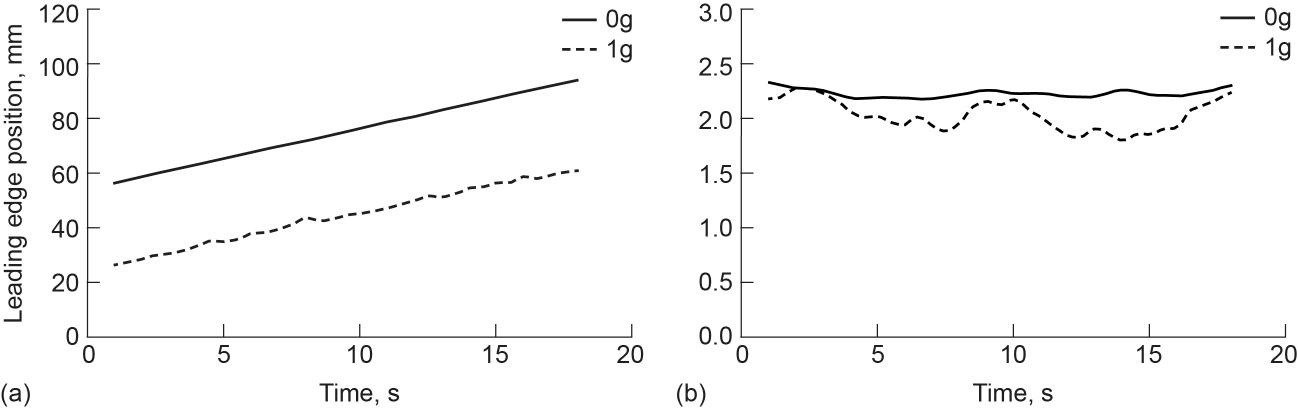
#> input picture data/figures/SRC-NASA-20210011385/embedded/page_048_image_02.jpeg, 2596 x 820 px (shown at 1/2 size)
$ python build_figure_219_calibrator.py
#> lines starting #> are read from the running program, lines starting #| are printed output that depends on the picture
from pathlib import Path

from PIL import Image, ImageDraw, ImageFont

from app.core.paths import FIGURES_DATA_DIR


SOURCE_ID = "SRC-NASA-20210011385"

IMAGE_FILENAME = "page_048_image_02.jpeg"


def build_grid_image(
    input_path: Path,
    output_path: Path,
) -> None:

    image = Image.open(
        input_path
    ).convert("RGB")

    draw = ImageDraw.Draw(
        image
    )

    width, height = image.size
#> width = 2596; height = 820

    # Minor grid every 50 px
    for x in range(
        0,
        width,
        50,
    ):
        draw.line(
            (
                x,
                0,
                x,
                height,
            ),
            fill=(
                210,
                210,
                210,
            ),
            width=1,
        )

    for y in range(
        0,
        height,
        50,
    ):
        draw.line(
            (
                0,
                y,
                width,
                y,
            ),
            fill=(
                210,
                210,
                210,
            ),
            width=1,
        )

    # Major grid every 250 px
    for x in range(
        0,
        width,
        250,
    ):
        draw.line(
            (
                x,
                0,
                x,
                height,
            ),
            fill=(
                120,
                120,
                120,
            ),
            width=2,
        )

        draw.text(
            (
                x + 4,
                4,
            ),
            str(x),
            fill=(
                0,
                0,
                0,
            ),
        )

    for y in range(
        0,
        height,
        100,
    ):
        draw.line(
            (
                0,
                y,
                width,
                y,
            ),
            fill=(
                120,
                120,
                120,
            ),
            width=2,
        )

        draw.text(
            (
                4,
                y + 4,
            ),
            str(y),
            fill=(
                0,
                0,
                0,
            ),
        )

    image.save(
        output_path
    )
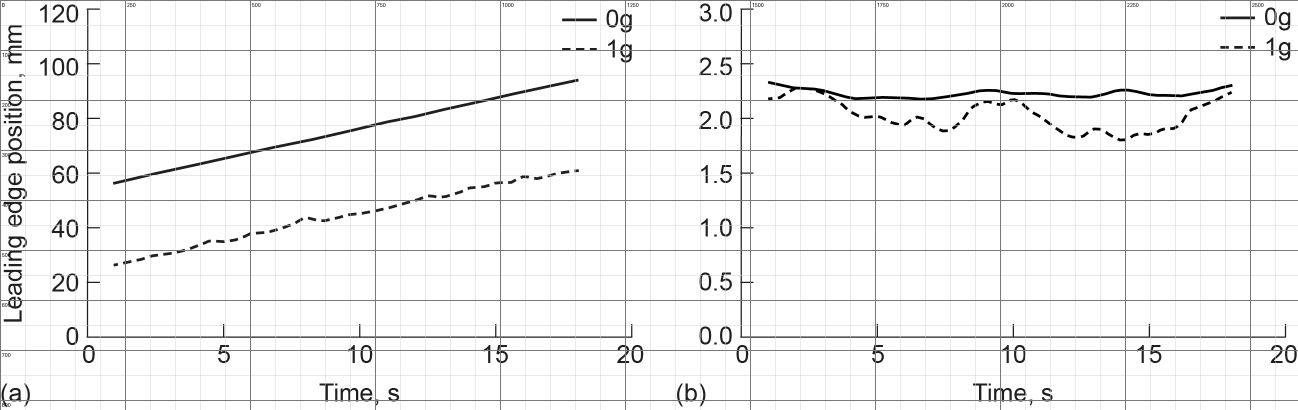
#> saved as figure_2_19_grid.png: PIL image 2596x820 RGB (shown at 1/2 size); min 0, max 255, mean 243.9


def build_html(
    image_filename: str,
    output_path: Path,
) -> None:

    html = f"""
<!DOCTYPE html>
<html lang="en">
<head>
<meta charset="UTF-8">

<title>
FireSense Figure 2.19 Calibration
</title>

<style>

body {{
    margin: 0;
    padding: 24px;
    font-family:
        Arial,
        sans-serif;
    background: #f4f4f4;
}}

h1 {{
    margin-top: 0;
}}

.instructions {{
    max-width: 1000px;
    line-height: 1.5;
    margin-bottom: 20px;
}}

.viewer {{
    position: relative;
    display: inline-block;
    border: 2px solid #222;
    background: white;
}}

#figure {{
    display: block;
    max-width: none;
}}

.marker {{
    position: absolute;
    width: 14px;
    height: 14px;
    margin-left: -7px;
    margin-top: -7px;
    border-radius: 50%;
    border: 2px solid white;
    background: red;
    pointer-events: none;
}}

.marker-label {{
    position: absolute;
    background: rgba(
        255,
        255,
        255,
        0.92
    );
    border: 1px solid #333;
    padding: 3px 5px;
    font-size: 12px;
    pointer-events: none;
}}

.controls {{
    margin-top: 20px;
    padding: 15px;
    background: white;
    max-width: 1100px;
}}

label {{
    display: block;
    margin-top: 8px;
}}

select,
input,
button {{
    padding: 7px;
    margin-top: 4px;
}}

table {{
    margin-top: 20px;
    border-collapse: collapse;
    width: 100%;
}}

th,
td {{
    border: 1px solid #ccc;
    padding: 6px;
    text-align: left;
}}

pre {{
    background: #111;
    color: #eee;
    padding: 12px;
    overflow: auto;
}}

</style>
</head>

<body>

<h1>
FireSense — Figure 2.19 Calibration
</h1>

<div class="instructions">

<p>
Click an exact axis reference point on the figure.
Choose a label first, then click the image.
The tool records coordinates in the
original 2596 × 820 image coordinate system.
</p>

<p>
For each plot panel, capture the pixel
position corresponding to the left/right
x-axis limits and top/bottom y-axis limits.
Do not click the outer image boundary;
click the actual scientific plot axes.
</p>

</div>

<div class="controls">

<label>
Calibration point:
</label>

<select id="pointName">

<option value="A_x_left">
Panel A — X left
</option>

<option value="A_x_right">
Panel A — X right
</option>

<option value="A_y_top">
Panel A — Y top
</option>

<option value="A_y_bottom">
Panel A — Y bottom
</option>

<option value="B_x_left">
Panel B — X left
</option>

<option value="B_x_right">
Panel B — X right
</option>

<option value="B_y_top">
Panel B — Y top
</option>

<option value="B_y_bottom">
Panel B — Y bottom
</option>

</select>

<button onclick="clearPoints()">
Clear all
</button>

<button onclick="copyJson()">
Copy JSON
</button>

</div>

<br>

<div
    class="viewer"
    id="viewer"
>

<img
    id="figure"
    src="{image_filename}"
>

</div>

<div class="controls">

<h2>
Selected coordinates
</h2>

<table>

<thead>

<tr>
<th>Point</th>
<th>X</th>
<th>Y</th>
</tr>

</thead>

<tbody id="coordinates">
</tbody>

</table>

<h2>
JSON
</h2>

<pre id="jsonOutput">{{}}</pre>

</div>

<script>

const figure =
    document.getElementById(
        "figure"
    );

const viewer =
    document.getElementById(
        "viewer"
    );

const points = {{}};


figure.addEventListener(
    "click",
    function(event) {{

        const rect =
            figure.getBoundingClientRect();

        const scaleX =
            figure.naturalWidth /
            rect.width;

        const scaleY =
            figure.naturalHeight /
            rect.height;

        const x =
            Math.round(
                (
                    event.clientX
                    - rect.left
                )
                * scaleX
            );

        const y =
            Math.round(
                (
                    event.clientY
                    - rect.top
                )
                * scaleY
            );

        const name =
            document
            .getElementById(
                "pointName"
            )
            .value;

        points[name] = {{
            x: x,
            y: y
        }};

        render();
    }}
);


function render() {{

    document
        .querySelectorAll(
            ".marker, .marker-label"
        )
        .forEach(
            element =>
                element.remove()
        );

    const table =
        document.getElementById(
            "coordinates"
        );

    table.innerHTML = "";

    for (
        const [name, point]
        of Object.entries(points)
    ) {{

        const marker =
            document.createElement(
                "div"
            );

        marker.className =
            "marker";

        marker.style.left =
            point.x + "px";

        marker.style.top =
            point.y + "px";

        viewer.appendChild(
            marker
        );


        const label =
            document.createElement(
                "div"
            );

        label.className =
            "marker-label";

        label.style.left =
            (
                point.x + 10
            ) + "px";

        label.style.top =
            (
                point.y + 10
            ) + "px";

        label.textContent =
            name
            + " ("
            + point.x
            + ", "
            + point.y
            + ")";

        viewer.appendChild(
            label
        );


        const row =
            document.createElement(
                "tr"
            );

        row.innerHTML =
            "<td>"
            + name
            + "</td>"
            + "<td>"
            + point.x
            + "</td>"
            + "<td>"
            + point.y
            + "</td>";

        table.appendChild(
            row
        );
    }}

    document
        .getElementById(
            "jsonOutput"
        )
        .textContent =
        JSON.stringify(
            points,
            null,
            2
        );
}}


function clearPoints() {{

    for (
        const key
        of Object.keys(points)
    ) {{
        delete points[key];
    }}

    render();
}}


async function copyJson() {{

    const text =
        JSON.stringify(
            points,
            null,
            2
        );

    await navigator.clipboard
        .writeText(text);

    alert(
        "Calibration JSON copied."
    );
}}

</script>

</body>
</html>
"""

    output_path.write_text(
        html,
        encoding="utf-8",
    )


def main():

    source_dir = (
        FIGURES_DATA_DIR
        / SOURCE_ID
    )

    input_path = (
        source_dir
        / "embedded"
        / IMAGE_FILENAME
    )

    output_dir = (
        source_dir
        / "digitization"
        / "figure_2_19"
    )

    output_dir.mkdir(
        parents=True,
        exist_ok=True,
    )

    grid_path = (
        output_dir
        / "figure_2_19_grid.png"
    )

    build_grid_image(
        input_path=input_path,
        output_path=grid_path,
    )

    # Copy original figure into
    # calibration folder.
    original_copy = (
        output_dir
        / "figure_2_19.jpeg"
    )

    original_copy.write_bytes(
        input_path.read_bytes()
    )

    html_path = (
        output_dir
        / "calibrator.html"
    )

    build_html(
        image_filename=(
            "figure_2_19.jpeg"
        ),
        output_path=html_path,
    )

    print()
    print(
        "FIGURE 2.19 CALIBRATION VIEW"
    )
    print(
        "----------------------------"
    )

    print(
        f"Original : "
        f"{original_copy}"
    )

    print(
        f"Grid     : "
        f"{grid_path}"
    )

    print(
        f"Calibrator: "
        f"{html_path}"
    )

    print()
    print(
        "Open calibrator.html "
        "in your browser."
    )


if __name__ == "__main__":
    main()

$ run again, with data/figures/SRC-NASA-20210011385/embedded/page_031_image_01.jpeg copied over data/figures/SRC-NASA-20210011385/embedded/page_048_image_02.jpeg
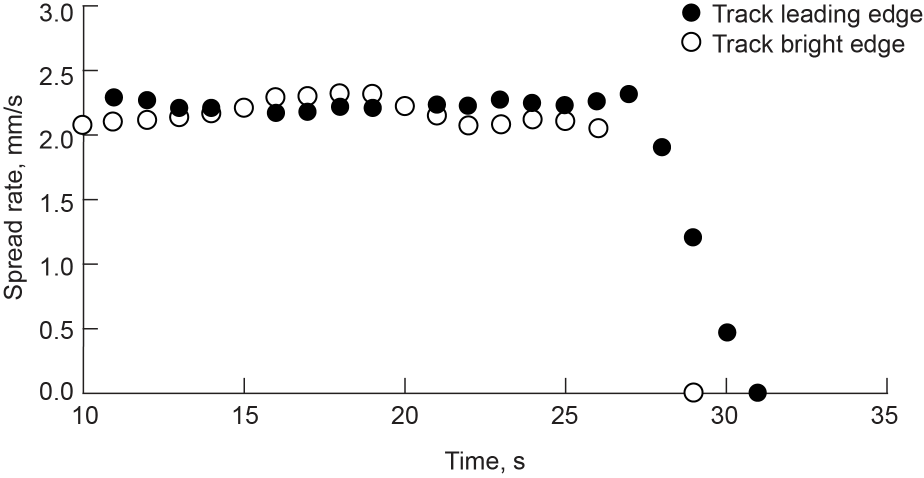
#> input picture data/figures/SRC-NASA-20210011385/embedded/page_031_image_01.jpeg, 1848 x 956 px (shown at 1/2 size)
#> in build_grid_image, image is the input picture: PIL image 1848x956 RGB; mean R, G, B 247, 246.9, 246.9
#> in build_grid_image, `image.save( output_path )`:
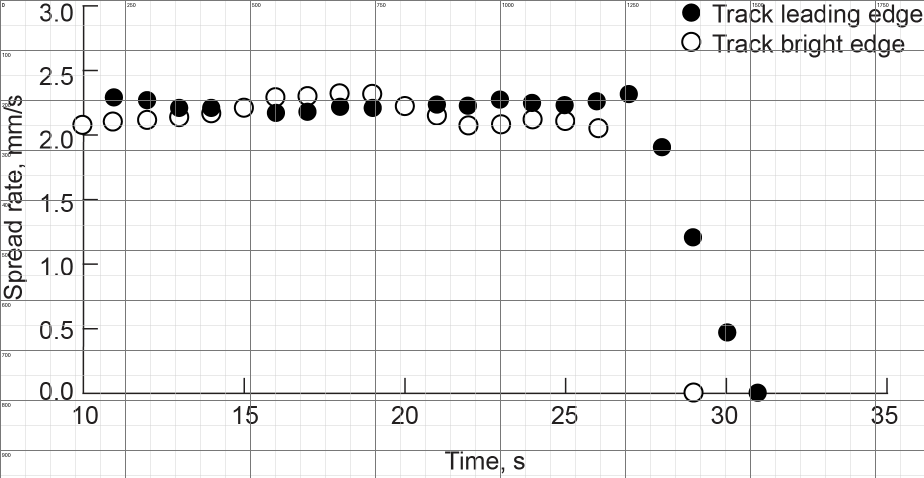
#> saved as figure_2_19_grid.png: PIL image 1848x956 RGB (shown at 1/2 size); mean R, G, B 242.2, 242.1, 242.1

$ run again, with data/figures/SRC-NASA-20210011385/embedded/page_032_image_01.jpeg copied over data/figures/SRC-NASA-20210011385/embedded/page_048_image_02.jpeg
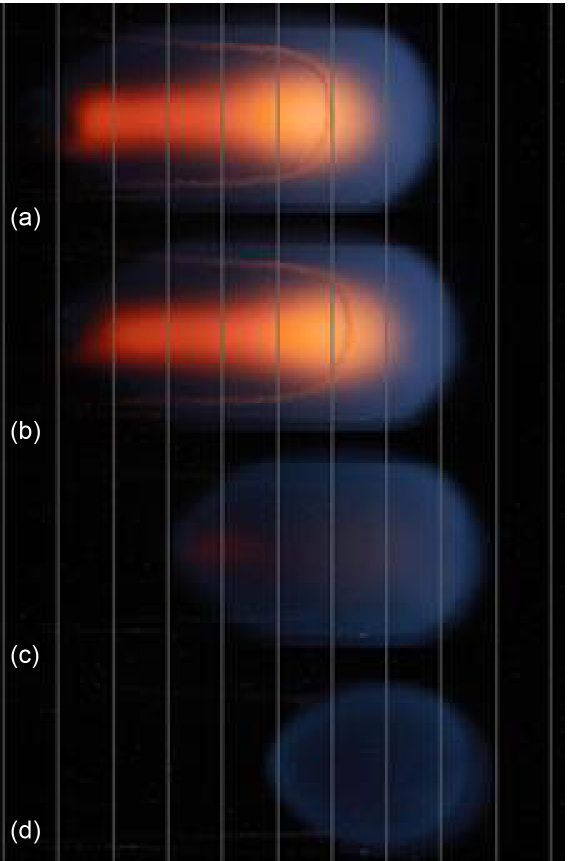
#> input picture data/figures/SRC-NASA-20210011385/embedded/page_032_image_01.jpeg, 1136 x 1721 px (shown at 1/2 size)
#> in build_grid_image, image is the input picture: PIL image 1136x1721 RGB; mean R, G, B 36, 27.5, 31.5
#> in build_grid_image, `image.save( output_path )`:
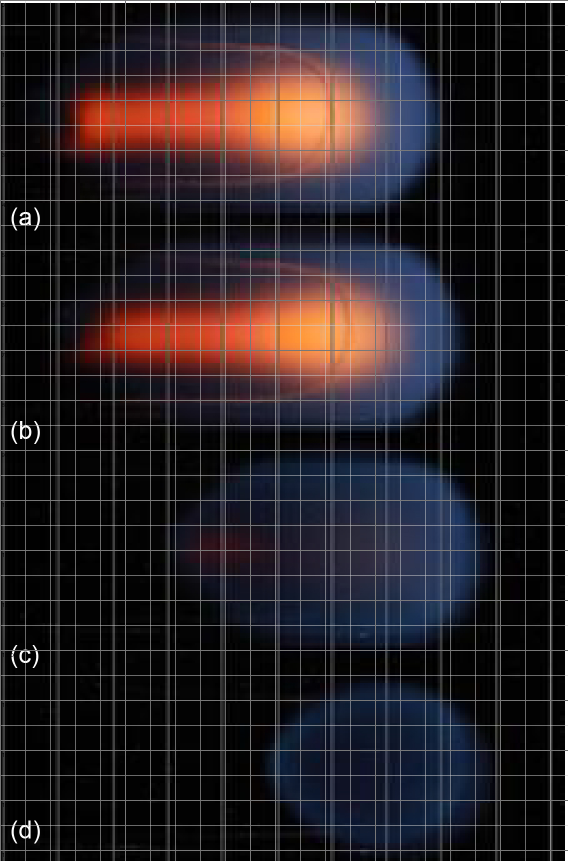
#> saved as figure_2_19_grid.png: PIL image 1136x1721 RGB (shown at 1/2 size); mean R, G, B 42.7, 34.6, 38.4

$ run again, with data/figures/SRC-NASA-20210011385/embedded/page_032_image_02.jpeg copied over data/figures/SRC-NASA-20210011385/embedded/page_048_image_02.jpeg
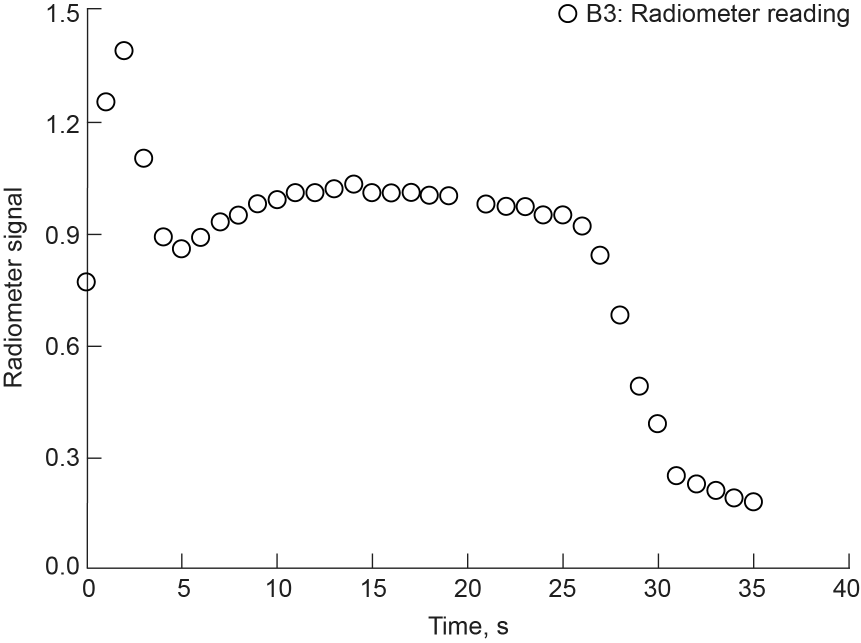
#> input picture data/figures/SRC-NASA-20210011385/embedded/page_032_image_02.jpeg, 1722 x 1286 px (shown at 1/2 size)
#> in build_grid_image, `image.save( output_path )`:
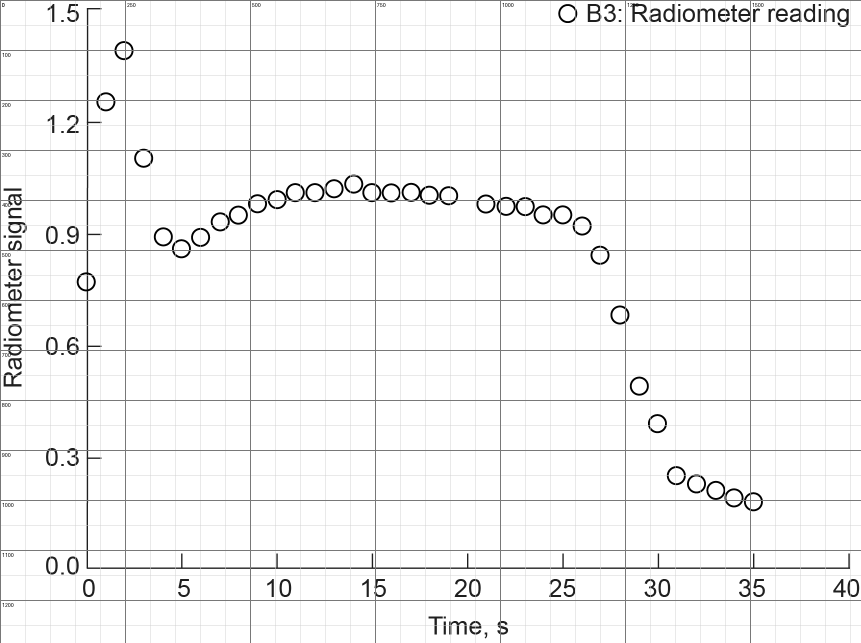
#> saved as figure_2_19_grid.png: PIL image 1722x1286 RGB (shown at 1/2 size); min 0, max 255, mean 245.4
